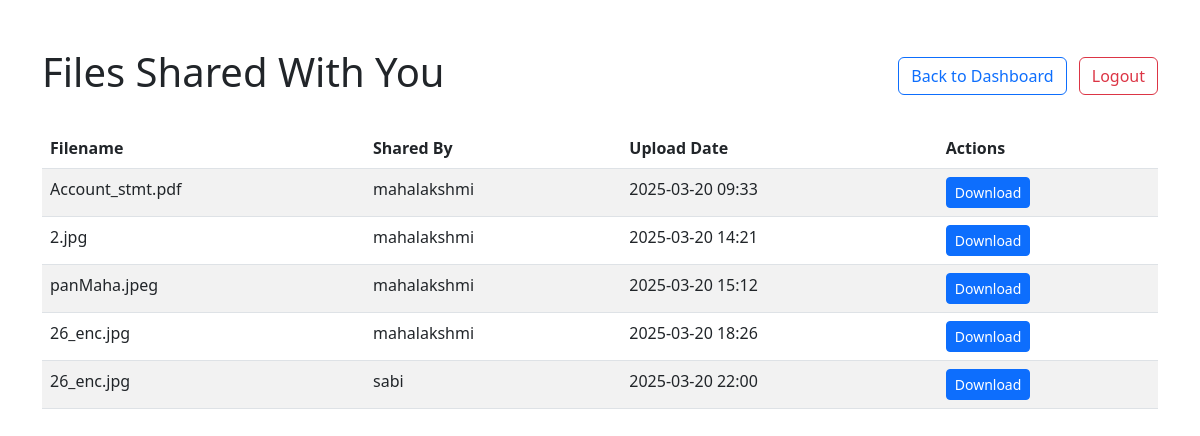
/shared_files (signed in), run on the app's committed database.
### Flask_Dscs/models.py (models this page shows, shortened)
class File(db.Model):
    id = db.Column(db.Integer, primary_key=True)
    filename = db.Column(db.String(255), nullable=False)
    file_path = db.Column(db.String(512), nullable=False)
    upload_date = db.Column(db.DateTime, default=datetime.datetime.utcnow)
    user_id = db.Column(db.Integer, db.ForeignKey('user.id'), nullable=False)
    user = db.relationship('User', backref=db.backref('files', lazy=True))

class User(db.Model, UserMixin):  # User inherits from both db.Model and UserMixin
    id = db.Column(db.Integer, primary_key=True)
    username = db.Column(db.String(80), unique=True, nullable=False)
    password_hash = db.Column(db.String(128), nullable=False)
    date_joined = db.Column(db.DateTime, default=datetime.datetime.utcnow)

### Flask_Dscs/app.py (the view)
@app.route('/shared_files')
@login_required
def view_shared_files():
    shared_files = File.query.join(AccessRecord).filter(
        AccessRecord.user_id == current_user.id
    ).all()
    return render_template('shared_files.html', files=shared_files)

### Flask_Dscs/app.py (called while the page is built)
@login_manager.user_loader
def load_user(user_id):
    return User.query.get(int(user_id))

### Flask_Dscs/templates/shared_files.html (shortened to what this page needs)
<!DOCTYPE html>
<html>
<head>
    <link rel="stylesheet" href="https://cdn.jsdelivr.net/npm/bootstrap@5.2.3/dist/css/bootstrap.min.css">
</head>
<body>
    <div class="container mt-5">
        <div class="d-flex justify-content-between align-items-center mb-4">
            <h1>Files Shared With You</h1>
            <div>
                <a href="{{ url_for('dashboard') }}" class="btn btn-outline-primary">Back to Dashboard</a>
                <a href="{{ url_for('logout') }}" class="btn btn-outline-danger ms-2">Logout</a>
            </div>
        </div>
        {% if files %}
            <table class="table table-striped">
                <thead>
                    <tr>
                        <th>Filename</th>
                        <th>Shared By</th>
                        <th>Upload Date</th>
                        <th>Actions</th>
                    </tr>
                </thead>
                <tbody>
                    {% for file in files %}
                    <tr>
                        <td>{{ file.filename }}</td>
                        <td>{{ file.user.username }}</td>
                        <td>{{ file.upload_date.strftime('%Y-%m-%d %H:%M') }}</td>
                        <td>
                            <a href="{{ url_for('download_file', file_id=file.id) }}" class="btn btn-sm btn-primary">Download</a>
                        </td>
                    </tr>
                    {% endfor %}
                </tbody>
            </table>
        {% else %}
            <div class="alert alert-info">
                No files have been shared with you yet.
            </div>
        {% endif %}
    </div>
</body>
</html>

### data on the page
File: filename "Account_stmt.pdf", user.username "mahalakshmi", upload_date "2025-03-20 09:33"
File: filename "2.jpg", user.username "mahalakshmi", upload_date "2025-03-20 14:21"
File: filename "panMaha.jpeg", user.username "mahalakshmi", upload_date "2025-03-20 15:12"
File: filename "26_enc.jpg", user.username "mahalakshmi", upload_date "2025-03-20 18:26"
File: filename "26_enc.jpg", user.username "sabi", upload_date "2025-03-20 22:00"
